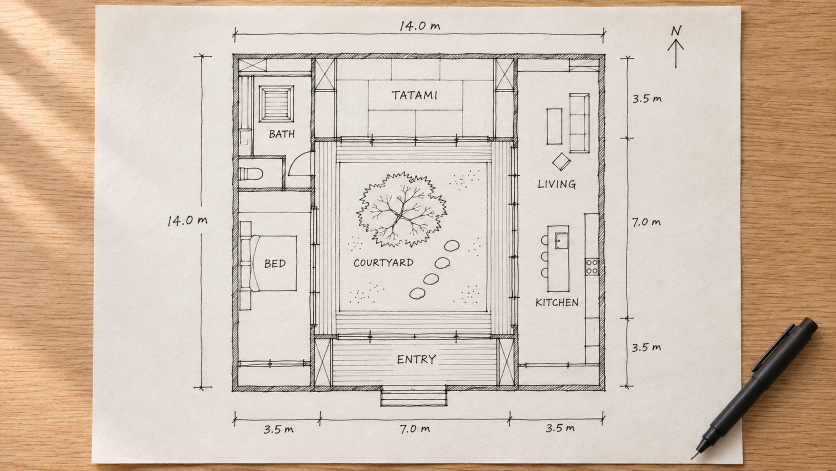
#> input picture houses/courtyard/sketch.png, 1672 x 941 px, given in place of plan.png, which was not available (shown at 1/2 size)
$ python extract_walls.py ../courtyard/sketch.png
#> lines starting #> are read from the running program, lines starting #| are printed output that depends on the picture
"""Trace the plan's wall fill, give the scale, and check the walls written in plan.json against the trace.

The plan draws walls as a solid navy fill (exterior ~0.29 m, partitions ~0.09 m); windows are white boxes cut into
that fill and doors are plain gaps, so the walls are the navy pixels that survive an opening wide enough to drop
the dimension lines, the text, the door arcs and the turning circles. The light-blue watermark is not navy and
drops out by colour.

The scale comes from the plan's own overall dimensions, not a guess: the outer wall faces span 11.8 m across and
9.2 m down (the labels on the dimension lines), which also absorbs the slight anisotropy of the scan.
Origin: the outer north-west corner of the house, x right (east), y down (south), metres.

A raw trace is not the model: a scan's 1 px jitter and every arrowhead touching a wall split it into slivers.
The walls are written by hand in plan.json from the numbers this prints (--probe), and this script then draws
them over the plan and reports how much of the trace they cover and how much of them lies off it.

Writes walls.json (scale and the raw traced rectangles) next to this file and walls_dbg.png to
blueprint-out/plainpied/. The plan image is BLUEPRINT_PLAN or plan.png here (the brochure plan stays out of the repo).
Run: python houses/plainpied/extract_walls.py [--probe]
"""
import json
import os
import sys

import cv2
import numpy as np

HERE = os.path.dirname(os.path.abspath(__file__))
SRC = os.environ.get("BLUEPRINT_PLAN", os.path.join(HERE, "plan.png"))
DBG = os.path.join(os.environ.get("BLUEPRINT_OUT", "blueprint-out"), "plainpied")
os.makedirs(DBG, exist_ok=True)
WIDTH_M, DEPTH_M = 11.8, 9.2  # the overall dimension labels

im = cv2.imread(SRC)
#> im is the input picture: shape (941, 1672, 3); mean B, G, R 178.8, 193.8, 210.1
b, g, r = (im[..., k].astype(int) for k in range(3))
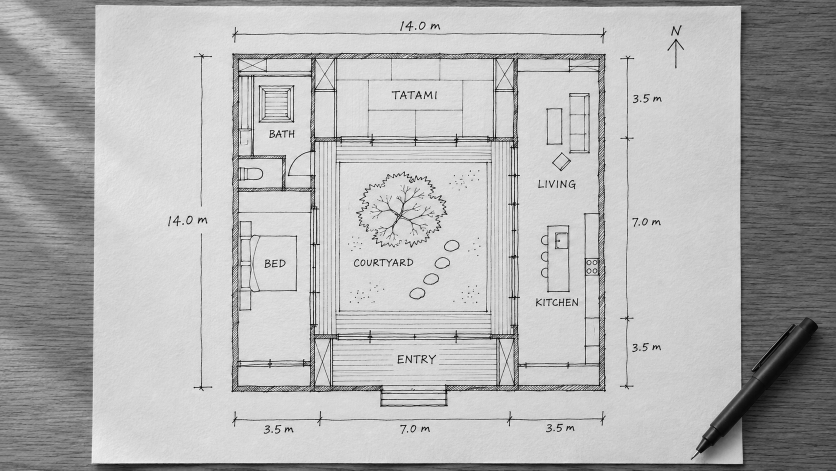
#> b: shape (941, 1672) int64 (shown at 1/2 size); min 0, max 255, mean 178.8
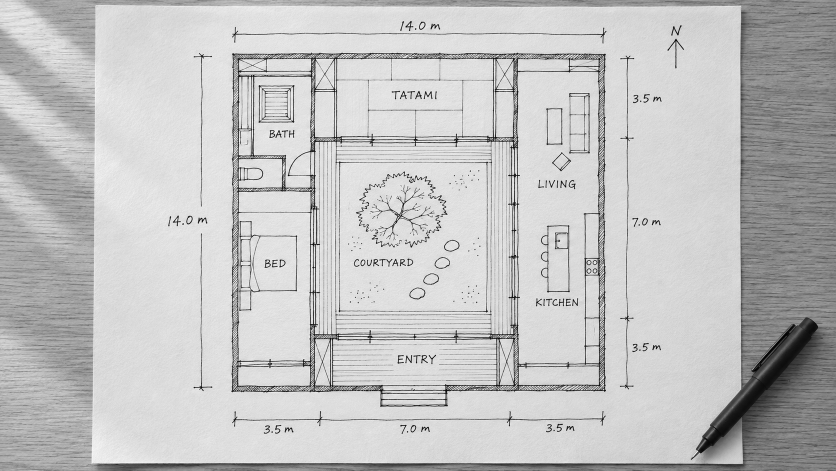
#> g: shape (941, 1672) int64 (shown at 1/2 size); min 0, max 255, mean 193.8
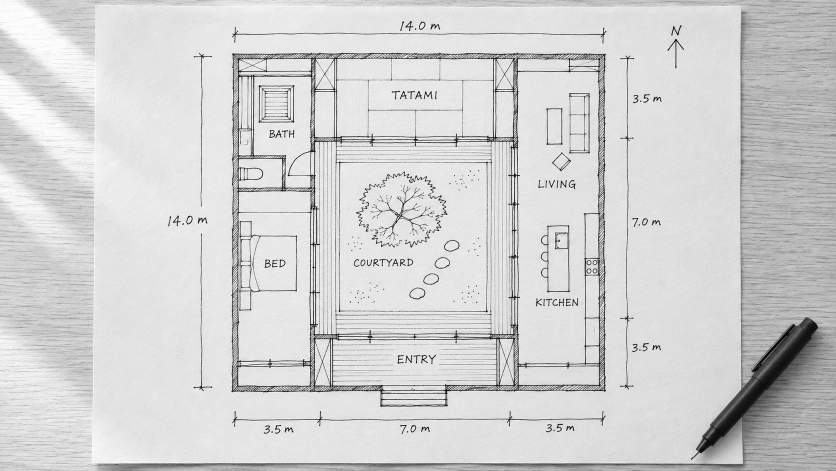
#> r: shape (941, 1672) int64 (shown at 1/2 size); min 0, max 255, mean 210.1
navy = (((b - r) > 60) & (r < 90) & (b > 90)).astype(np.uint8)
#> navy: shape (941, 1672); every value is 0
navy = cv2.morphologyEx(navy, cv2.MORPH_OPEN, np.ones((5, 5), np.uint8))
n, lab, stats, _ = cv2.connectedComponentsWithStats(navy, 8)
#> lab: shape (941, 1672) int32; every value is 0
#> n = 1; stats = [[0, 0, 1672, 941, 1573352]]
mask = np.zeros_like(navy)
for i in range(1, n):
    if stats[i, cv2.CC_STAT_AREA] >= 150:
        mask[lab == i] = 1

ys, xs = np.nonzero(mask)
#> ys = empty array; xs = empty array
#> (the run stopped early here; a loop or call above may not have finished)
